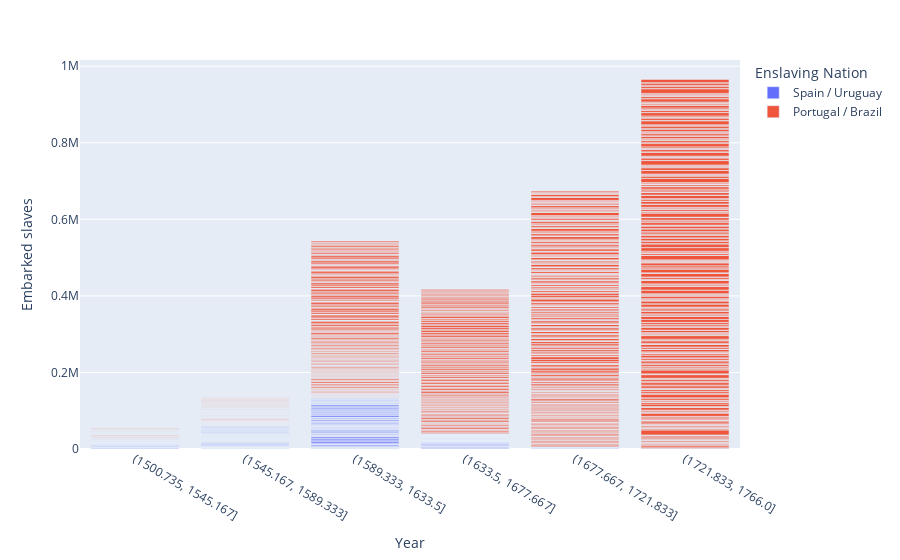

The cell this chart's notebook holds for it:
### Code cell
#Selects only the first of the 1-2 numeric vars
df_selected["Year"]=df_selected["Year"].astype('str')
fig = px.bar(df_selected, x="Year",
             y=cellvar[0], color=colvar
             )
fig.show()

### Figure 1 — Plotly figure (JSON) as saved in the notebook; plotly's stock layout.template omitted (floating-point values rounded to 4 significant figures; data arrays with more than 128 entries replaced by an {"elided": "..."} marker saying what was removed)
{"data": [{"alignmentgroup": "True", "hovertemplate": "Enslaving Nation=Spain / Uruguay<br>Year=%{x}<br>Embarked slaves=%{y}<extra></extra>", "legendgroup": "Spain / Uruguay", "marker": {"color": "#636efa", "pattern": {"shape": ""}}, "name": "Spain / Uruguay", "offsetgroup": "Spain / Uruguay", "orientation": "v", "showlegend": true, "textposition": "auto", "type": "bar", "x": {"elided": "722 str values"}, "xaxis": "x", "y": {"elided": "722 float values"}, "yaxis": "y"}, {"alignmentgroup": "True", "hovertemplate": "Enslaving Nation=Portugal / Brazil<br>Year=%{x}<br>Embarked slaves=%{y}<extra></extra>", "legendgroup": "Portugal / Brazil", "marker": {"color": "#EF553B", "pattern": {"shape": ""}}, "name": "Portugal / Brazil", "offsetgroup": "Portugal / Brazil", "orientation": "v", "showlegend": true, "textposition": "auto", "type": "bar", "x": {"elided": "1767 str values"}, "xaxis": "x", "y": {"elided": "1767 float values"}, "yaxis": "y"}], "layout": {"barmode": "relative", "legend": {"title": {"text": "Enslaving Nation"}, "tracegroupgap": 0}, "margin": {"t": 60}, "xaxis": {"anchor": "y", "domain": [0, 1], "title": {"text": "Year"}}, "yaxis": {"anchor": "x", "domain": [0, 1], "title": {"text": "Embarked slaves"}}}}
